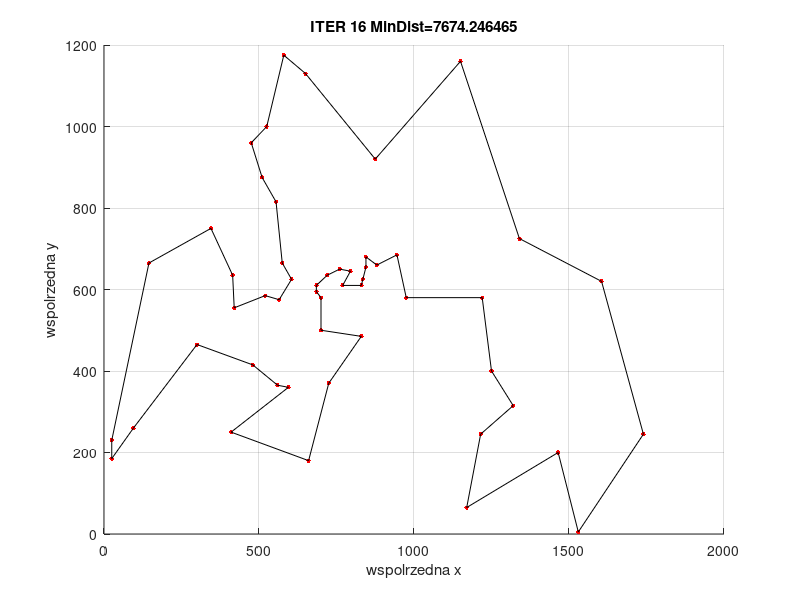

Reproduce this figure in MATLAB.
clear; clc;
%
NumCit=52; a=1; b=5; 
NumAnt=NumCit;   
rho=0.75; Q=1;
NumIter=16;
%---------------------------------------------------------------
z=10^10; 
%                             PROBLEM - BERLIN 52
w=[565.0 575.0;
 25.0 185.0
 345.0 750.0
 945.0 685.0
 845.0 655.0
 880.0 660.0
 25.0 230.0
 525.0 1000.0
 580.0 1175.0
 650.0 1130.0
 1605.0 620.0 
 1220.0 580.0
 1465.0 200.0
 1530.0 5.0
 845.0 680.0
 725.0 370.0
 145.0 665.0
 415.0 635.0
 510.0 875.0  
 560.0 365.0
 300.0 465.0
 520.0 585.0
 480.0 415.0
 835.0 625.0
 975.0 580.0
 1215.0 245.0
 1320.0 315.0
 1250.0 400.0
 660.0 180.0
 410.0 250.0
 420.0 555.0
 575.0 665.0
 1150.0 1160.0
 700.0 580.0
 685.0 595.0
 685.0 610.0
 770.0 610.0
 795.0 645.0
 720.0 635.0
 760.0 650.0
 475.0 960.0
 95.0 260.0
 875.0 920.0
 700.0 500.0
 555.0 815.0
 830.0 485.0
 1170.0 65.0
 830.0 610.0
 605.0 625.0
 595.0 360.0
 1340.0 725.0
 1740.0 245.0];
%
for i=1:NumCit 
        for j=1:NumCit
          if i==j
           d(i,j)=z;
           else
           d(i,j)=sqrt((w(i,1)-w(j,1))^2.0+(w(i,2)-w(j,2))^2.0);
         end
        end
    end
%    
    for i=1:NumCit 
        for j=1:NumCit
            tau(i,j)=1;    
            if i==j; tau(i,j)=0; end
            eta(i,j)=1/d(i,j);  
          
        end
    end
%    
for iter=1:NumIter    
fprintf('START OF ITER %i  ========================================================= \n',iter);
%
for iant=1:NumAnt  
% 
temp=tau;    
temp(:,iant)=0;
Path(iant,1)=iant;  
ind=iant;
%
for icity=2:NumCit  
%
sum=0;
for j=1:NumCit
  sum=sum+(temp(ind,j)^a)*(eta(ind,j)^b);  
end
%
for k=1:NumCit
 p(k)=(temp(ind,k)^a)*(eta(ind,k)^b)/sum;   
end
[pmax,ind]=max(p);
%
Path(iant,icity)=ind; 
temp(:,ind)=0;    
%
end
%
Path(iant,NumCit+1)=iant;
sump=0;
for ip=1:NumCit
    sump=sump+d(Path(iant,ip),Path(iant,ip+1));
end
DistPath(iant)=sump;
fprintf('%i %i %i %i %i %i %i %i %i %i %i %i %i %i %i %i %i %i %i %i %i %i %i %i %i %i %i %i %i %i \n',Path(iant,:));
fprintf('DIST=%f \n',DistPath(iant));
%
end
%
fprintf('END OF ITER %i  ========================================================= \n',iter);
%
[MinPath,min_ant]=min(DistPath);  

for i=1:NumCit+1                
  u(:,i)=w(Path(min_ant,i),:);
end
   clf;
   hold on;
   plot(w(:,1),w(:,2),'r.','Markersize',10);
   xlabel('wspolrzedna x');
   ylabel('wspolrzedna y');
   nazwa = sprintf('ITER %i MinDist=%f', iter,MinPath);
   title(nazwa);
   grid on;
   uu=flip(rot90(u));
   plot(uu(:,1),uu(:,2),'k-','Markersize',5);
   pause(0.1);
   hold off;

                                     
Dtau=zeros(NumCit,NumCit);
for ip=1:NumCit
    Dtau(Path(min_ant,ip),Path(min_ant,ip+1))=Q/MinPath;
        Dtau(Path(min_ant,ip+1),Path(min_ant,ip))=Dtau(Path(min_ant,ip),Path(min_ant,ip+1));
end

    for i=1:NumCit 
        for j=1:NumCit
            tau(i,j)=(1-rho)*tau(i,j)+Dtau(i,j);    
            if i==j; tau(i,j)=0; end
        end
    end  
 
end        
fprintf('\n\nMIN DIST=%f\n',MinPath);